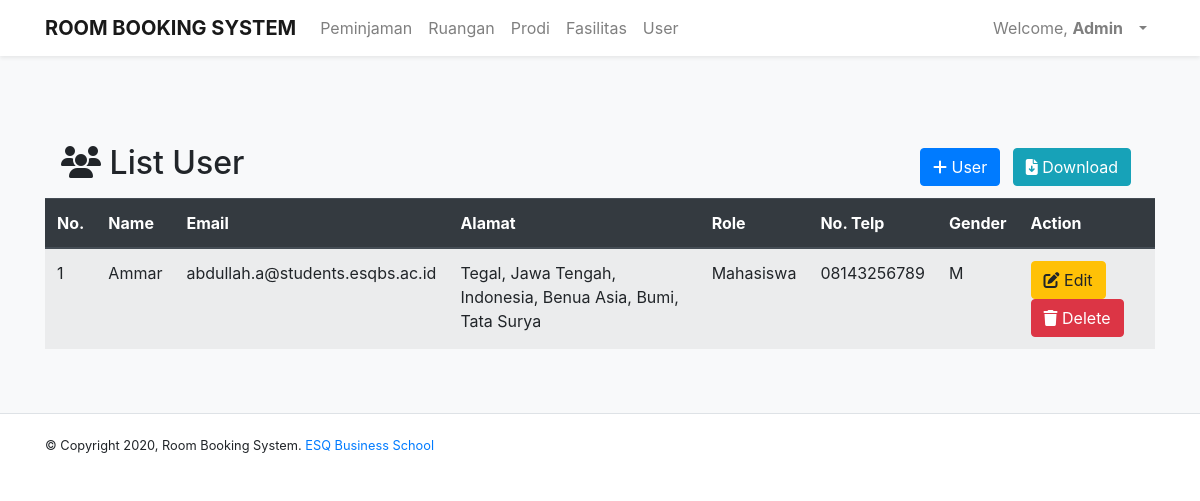
The page /dashboardAdmin.php?p=adminListUser (signed in) on the database its author committed.
### tables this page shows
CREATE TABLE `userruangan` (
  `UserID` int(11) NOT NULL,
  `nama` varchar(30) NOT NULL,
  `email` varchar(100) NOT NULL,
  `password` varchar(100) NOT NULL,
  `alamat` varchar(300) DEFAULT NULL,
  `role` varchar(20) DEFAULT NULL,
  `noTelp` varchar(13) DEFAULT NULL,
  `gender` char(1) DEFAULT NULL
);

### inc.koneksi.php (called while the page is built, shortened)
<?php
    class Connection{
        private $host = "localhost";
        private $user = "root";
        private $password = "";
        function connect(){
            $conn = mysqli_connect($this->host, $this->user, $this->password);
            $this->connection = $conn;
        }
    }
?>

### class/class.Register.php (called while the page is built, shortened)
<?php
    class Register extends Connection{
        public function SelectAllMember(){
            $sql = "SELECT * FROM userruangan";
            $result = mysqli_query($this->connection, $sql);
            $arrResult = Array();
            $count = 0;
            if (mysqli_num_rows($result) > 0) {
                while($data = mysqli_fetch_array($result)){
                    $objRegister = new Register();
                    $objRegister->UserID = $data['UserID'];
                    $objRegister->nama = $data['nama'];
                    $objRegister->email = $data['email'];
                    $objRegister->password = $data['password'];
                    $objRegister->alamat = $data['alamat'];
                    $objRegister->role = $data['role'];
                    $objRegister->noTelp = $data['noTelp'];
                    $objRegister->gender = $data['gender'];
                    $arrResult[$count] = $objRegister;
                    $count++;
                }
            }
            return $arrResult;
        }
    }
?>

### pages/adminListUser.php (the view)
<div class="container">
    <div class="wrapper">
        <div class="Title">
            <div class="navbar ">
                <h2><i class="fas fa-users"></i> List User</h2>
                <ul class="navbar-nav ml-auto">
                    <li class="nav-item">
                    <?php
                        if ($_SESSION["role"] == 'Admin') {
                            echo '<a class="btn btn-primary mr-2"  href="dashboardAdmin.php?p=register" role="button"><i class="fas fa-plus"></i> User</a>';
                        }
                    ?>
                    <a class="btn btn-info mr-2"  href="pages/report_user.php" target=_blank role="button"><i class="fas fa-file-download"></i> Download</a>
                    </li>
                </ul>
            </div>
            <table class="table table-striped">
                <thead class="thead-dark">
                    <tr>
                        <th>No.</th>
                        <th>Name</th>
                        <th>Email</th>
                        <th>Alamat</th>
                        <th>Role</th>
                        <th>No. Telp</th>
                        <th>Gender</th>
                        <?php
                            if ($_SESSION["role"] == 'Admin') {
                                echo '<th>Action</th>';
                            }
                        ?>
                    </tr>
                </thead>
                <tbody>
                    <?php
                        require_once('./class/class.Register.php');
                        $objRegister = new Register();
                        $arrayResult = $objRegister->SelectAllMember();
                        if (count($arrayResult) === 0) {
                            echo '<tr><td colspan="8" style="text-align: center;">Tidak ada data!</td></tr>';
                        }else {
                            $no = 1;
                            foreach($arrayResult as $dataUser){
                                if ($dataUser->role == 'Mahasiswa' OR $dataUser->role == 'Dosen') {
                                echo '<tr>';
                                echo '<td>'.$no.'</td>';
                                echo '<td>'.$dataUser->nama.'</td>';
                                echo '<td>'.$dataUser->email.'</td>';
                                echo '<td>'.$dataUser->alamat.'</td>';
                                echo '<td>'.$dataUser->role.'</td>';
                                echo '<td>'.$dataUser->noTelp.'</td>';
                                echo '<td>'.$dataUser->gender.'</td>';
                                if ($_SESSION["role"] == 'Admin') {
                                echo '<td><a class="btn btn-warning" href="dashboardAdmin.php?p=user&UserID='.$dataUser->UserID.'"><i class="fas fa-edit"></i> Edit</a>
                                            <a class="btn btn-danger" href="dashboardAdmin.php?p=deleteUser&UserID='.$dataUser->UserID.'" onclick="return confirm(\'Apakah anda yakin ingin mengahapus?\')"><i class="fas fa-trash"></i> Delete</a></td>';
                                }
                                echo '</tr>';
                                $no++;
                                }
                            }
                        }
                    ?>
                </tbody>
            </table>
        </div>
    </div>
</div>

### styles.css (style rules this page uses)
.Title { padding: 80px 0 0 0; }

### rows shown on the page
userruangan: nama "Ammar", email "abdullah.a@students.esqbs.ac.id", alamat "Tegal, Jawa Tengah, Indonesia, Benua Asia, Bumi, Tata Surya", role "Mahasiswa", noTelp "08143256789", gender "M"

### other values the page prints
$_SESSION["nama"] "Admin"
